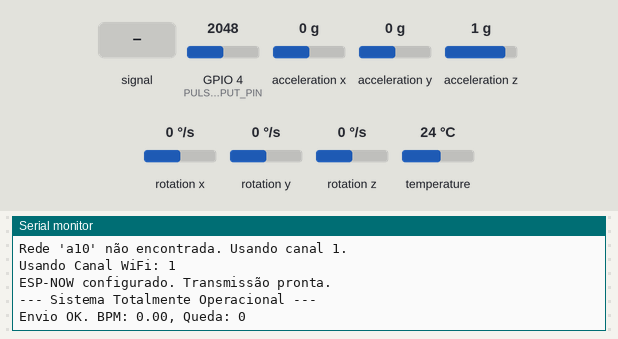
Bench run of a program on a simulated ESP32-C3. On the bench: the last lines printed to the serial monitor. Inputs (shaded band) come from the test bench; at power-on: acceleration z 1 g, GPIO 4 (PULSE_INPUT_PIN) = 2048, acceleration x 0 g, acceleration y 0 g, rotation x 0 °/s, rotation y 0 °/s, rotation z 0 °/s, temperature 24 °C. A WiFi scan finds three made-up networks.

Above: at 5.2 s.
5.3 s: acceleration z set to 0 g
At 6.7 s:
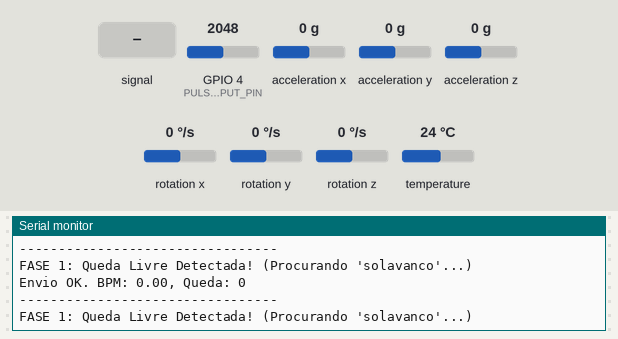
6.8 s: GPIO 4 (PULSE_INPUT_PIN) fed a 2 Hz sine of ±1228 counts around its level
At 8.26 s:
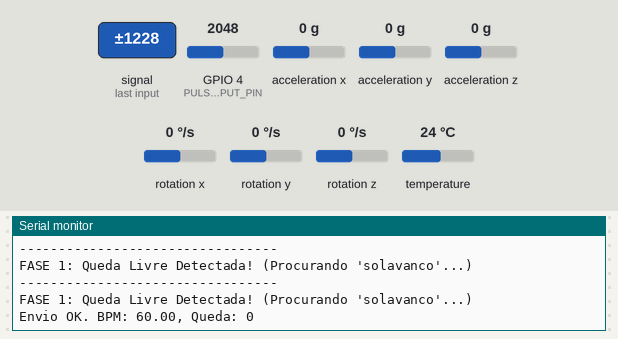
8.3 s: GPIO 4 (PULSE_INPUT_PIN) set to 2420
At 9.0 s:
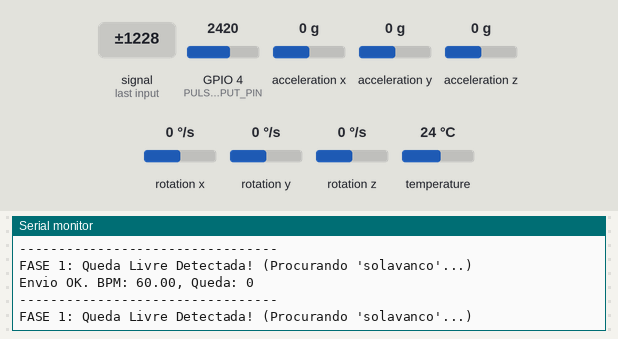
9.8 s: GPIO 4 (PULSE_INPUT_PIN) fed a 50 Hz sine of ±1228 counts around its level
11.3 s: GPIO 4 (PULSE_INPUT_PIN) set to 2340
At 13.3 s:
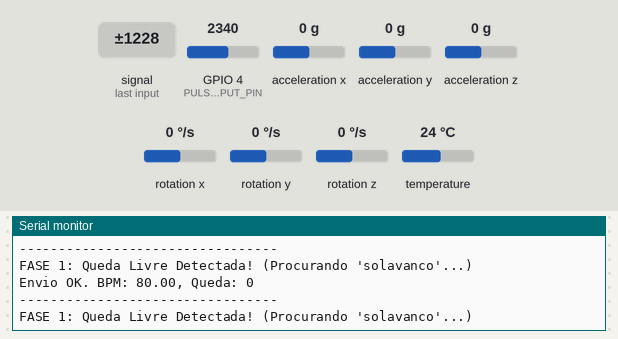
Timing chart, 0 to 13.8 s (numbered marks = the images above; inputs shaded):
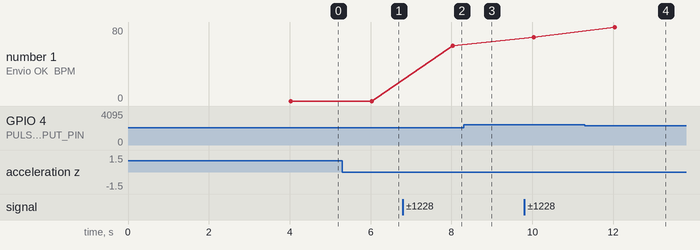

Measured:
- after the input at 5.3 s, the serial monitor: prints a new line at once (image 1)
- after the input at 6.8 s, the serial monitor: prints a new line after 1.2 s (image 2)
- after the input at 11.3 s, the serial monitor: prints a new line after 0.74 s (image 4)
- plotted number 1: 0 → 60 after the input at 6.8 s, 69 → 80 after the input at 11.3 s

The program:

main.cpp
```cpp
#include <Arduino.h>
#include <Wire.h>
#include <Adafruit_MPU6050.h>
#include "FallDetector.h"
#include "PulseSensor.h"

#include <esp_now.h>
#include <esp_wifi.h>
#include <WiFi.h>

constexpr char WIFI_SSID[] = "a10";
uint8_t broadcastAddress[] = {0xF4, 0x65, 0x0B, 0x46, 0x41, 0x30};

typedef struct struct_message {
  int id;
  float temp;
  int hum;
  unsigned int readingId;
} struct_message;

// Cria os objetos
struct_message myData;
esp_now_peer_info_t peerInfo;
unsigned int readingId = 0;

//  OBJETOS GLOBAIS DO PROJETO
#define I2C_SDA_PIN 8
#define I2C_SCL_PIN 9
Adafruit_MPU6050 mpu;
FallDetector detector(mpu);

// Variáveis de Estado
int lastKnownBPM = 0;
int lastFallStatus = 0;
unsigned long lastSendTime = 0;
const long sendInterval = 2000;

// FUNÇÕES DE CALLBACK
void OnDataSent(const uint8_t *mac_addr, esp_now_send_status_t status) {
  // Reduz o spam. Só imprime se falhar.
  if (status != ESP_NOW_SEND_SUCCESS) {
    Serial.println("Falha no Envio do Pacote");
  }
}

int32_t getWiFiChannel(const char *ssid) {
  if (int32_t n = WiFi.scanNetworks()) {
      for (uint8_t i=0; i<n; i++) {
          if (!strcmp(ssid, WiFi.SSID(i).c_str())) {
              return WiFi.channel(i);
          }
      }
  }
  return 0;
}

//SETUP
void setup() {
  Serial.begin(115200);
  delay(2000);
  Serial.println(" Inicializando Pulseira (v25 - 0 e 1) -");

  Wire.begin(I2C_SDA_PIN, I2C_SCL_PIN);
  Serial.println("Conectando ao MPU6050...");
  while (!mpu.begin()) {
    Serial.println("ERRO: MPU6050 não encontrado!");
    delay(2000);
  }
  Serial.println("MPU6050 conectado.");
  mpu.setAccelerometerRange(MPU6050_RANGE_8_G);
  mpu.setFilterBandwidth(MPU6050_BAND_21_HZ);
  Serial.println("Detector de queda pronto.");

  // Inicializa o PulseSensor
  setupPulseSensor(); // (Isso chama o nosso código v24 "Divide por 2")
  Serial.println("PulseSensor pronto.");

  //  Inicializa o ESP-NOW
  Serial.println("Configurando ESP-NOW...");
  WiFi.mode(WIFI_STA);
  int32_t channel = getWiFiChannel(WIFI_SSID);
  if (channel == 0) {
    Serial.println("Rede 'a10' não encontrada. Usando canal 1.");
    channel = 1;
  }
  Serial.print("Usando Canal WiFi: ");
  Serial.println(channel);

  esp_wifi_set_promiscuous(true);
  esp_wifi_set_channel(channel, WIFI_SECOND_CHAN_NONE);
  esp_wifi_set_promiscuous(false);

  if (esp_now_init() != ESP_OK) {
    Serial.println("Erro ao inicializar ESP-NOW");
    return;
  }
  esp_now_register_send_cb(OnDataSent);
  memcpy(peerInfo.peer_addr, broadcastAddress, 6);
  peerInfo.channel = channel;
  peerInfo.encrypt = false;

  if (esp_now_add_peer(&peerInfo) != ESP_OK){
    Serial.println("Falha ao adicionar peer");
    return;
  }
  Serial.println("ESP-NOW configurado. Transmissão pronta.");
  Serial.println("--- Sistema Totalmente Operacional ---");
}

void loop() {

  detector.update();

  // Pega o status (AGORA SÓ 0 ou 1)
  lastFallStatus = detector.getFallStatus();

  if (isHeartbeatAvailable()) {
    lastKnownBPM = getLatestBPM();
  }

  unsigned long agora = millis();

  // Envia a cada 2 segundos OU se o status for 1 (QUEDA CONFIRMADA)
  if (lastFallStatus == 1 || (agora - lastSendTime > sendInterval)) {

    // Preenche a estrutura
    myData.id = 1;
    myData.temp = (float)lastKnownBPM;
    myData.hum = lastFallStatus;
    myData.readingId = readingId++;

    esp_err_t result = esp_now_send(broadcastAddress, (uint8_t *) &myData, sizeof(myData));

    // IMPRESSÃO NO SERIAL (REDUZIDA)
    if (result == ESP_OK) {
      Serial.print("Envio OK. ");
      Serial.print("BPM: ");
      Serial.print(myData.temp);
      Serial.print(", Queda: ");
      Serial.println(myData.hum);

      if (lastFallStatus == 1) {
        Serial.println("Alerta de Queda (1) enviado! Resetando detector...");
        detector.reset();
        lastFallStatus = 0; // Reseta o status local
      }
    }
    else {
      Serial.println("Erro ao enviar dados.");
    }

    lastSendTime = agora;
  }

  delay(10);
}
```

FallDetector.h
```cpp
#ifndef FALLDETECTOR_H
#define FALLDETECTOR_H
#include <Arduino.h>
#include <Adafruit_MPU6050.h>

#define FREEFALL_THRESHOLD_LOW 0.25
#define IMPACT_THRESHOLD_HIGH 3.5
#define IMPACT_TIME_WINDOW 1000
#define IMMOBILITY_THRESHOLD 0.2
#define IMMOBILITY_TIME 5000

// Nossos 3 estados de lógica
enum FallState {
  STATE_NORMAL,
  STATE_FREEFALL_DETECTED,
  STATE_IMPACT_DETECTED,
  STATE_FALL_CONFIRMED
};

class FallDetector {
public:
  FallDetector(Adafruit_MPU6050 &mpu_sensor);
  void update();

  /**
   * @brief Retorna o estado de queda atual.
   * 0 = Normal
   * 1 = Queda Confirmada
   */
  int getFallStatus();

  void reset();
private:
  Adafruit_MPU6050 &mpu;
  FallState currentState;
  unsigned long freefallTimestamp;
  unsigned long impactTimestamp;
  float lastAccelX, lastAccelY, lastAccelZ;
};
#endif // FALLDETECTOR_H
```

PulseSensor.h
```cpp
#ifndef PULSESENSOR_H
#define PULSESENSOR_H
#include <Arduino.h>
void setupPulseSensor();
bool isHeartbeatAvailable();
int getLatestBPM();
#endif 
```

FallDetector.cpp
```cpp
#include "FallDetector.h"
#include <cmath>

FallDetector::FallDetector(Adafruit_MPU6050 &mpu_sensor) : mpu(mpu_sensor) {
  currentState = STATE_NORMAL;
  freefallTimestamp = 0;
  // A variável 'impactTimestamp' não é mais necessária
}
void FallDetector::reset() {
  currentState = STATE_NORMAL;
  Serial.println("Detector resetado. Estado: STATE_NORMAL");
}

/**
 * @brief Implementação da nova função de status
 */
int FallDetector::getFallStatus() {
  if (currentState == STATE_FALL_CONFIRMED) {
    return 1; // 1 = Queda Confirmada
  } else {
    return 0; // 0 = Normal
  }
}

void FallDetector::update() {
  // Se a queda foi confirmada, trava aqui.
  if (currentState == STATE_FALL_CONFIRMED) return;

  sensors_event_t a, g, temp;
  mpu.getEvent(&a, &g, &temp);
  float x = a.acceleration.x; float y = a.acceleration.y; float z = a.acceleration.z;
  float totalAccel_ms2 = sqrt(pow(x, 2) + pow(y, 2) + pow(z, 2));
  float totalAccel_g = totalAccel_ms2 / 9.81;

  switch (currentState) {
    case STATE_NORMAL:
      if (totalAccel_g < FREEFALL_THRESHOLD_LOW) {
        Serial.println("---------------------------------");
        Serial.println("FASE 1: Queda Livre Detectada! (Procurando 'solavanco'...)");
        currentState = STATE_FREEFALL_DETECTED;
        freefallTimestamp = millis();
      }
      break;

    // <<< ESTA É A NOVA LÓGICA DE 2 ESTÁGIOS >>>
    case STATE_FREEFALL_DETECTED:
      // 1. O 'solavanco' (Impacto) aconteceu?
      if (totalAccel_g > IMPACT_THRESHOLD_HIGH) {

        Serial.println("FASE 2: Impacto ('solavanco') Detectado!");
        Serial.println("!!! ALERTA DE QUEDA CONFIRMADA !!! (Enviando '1')");

        // Pula direto para "Confirmado" (sem checar imobilidade)
        currentState = STATE_FALL_CONFIRMED;
      }

      // 2. O 'solavanco' não aconteceu a tempo? (Alarme Falso)
      if (millis() - freefallTimestamp > IMPACT_TIME_WINDOW) {
        currentState = STATE_NORMAL; // Volta ao normal
      }
      break;

    // A FASE 3 (IMPACT_DETECTED) FOI REMOVIDA
    case STATE_IMPACT_DETECTED:
      // Esta fase não é mais usada, reseta por segurança
      currentState = STATE_NORMAL;
      break;

    case STATE_FALL_CONFIRMED:
      // Trava aqui até o main() resetar
      break;
  }
}
```

PulseSensor.cpp
```cpp
#include "PulseSensor.h"
#include <Arduino.h>

#define PULSE_INPUT_PIN 4
//  Filtros Fisiológicos
#define REAL_BPM_MIN 45     // IBI 1333ms
#define REAL_BPM_MAX 90     // IBI 667ms
#define DOUBLE_BPM_MAX 180  // IBI 333ms (O "eco" de 114-146 está aqui)

// O Limiar Estático (CALIBRADO COM SEUS DADOS)
#define STATIC_THRESHOLD 2380  // (Ruído ~2360, Pico ~2430)

//  Variáveis do Timer de Hardware
hw_timer_t *timer = NULL;

//  Variáveis de Detecção de Batimento
volatile int Signal;
volatile int IBI = 600;
volatile bool Pulse = false;
volatile bool newBeatAvailable = false;
volatile int BPM = 0;
volatile unsigned long lastBeatTime = 0; // Tempo do último batimento VÁLIDO
volatile unsigned long sampleCounter = 0; // Tempo total (em ms)

// --- Variáveis da Média Móvel (20 medidas) ---
#define BPM_HISTORY_SIZE 20 // <<< SEU PEDIDO DE 20 MEDIDAS
volatile int bpmHistory[BPM_HISTORY_SIZE];
volatile int bpmHistoryIndex = 0;
volatile int validHistoryEntries = 0;


/**
 * @brief Esta é a Rotina de Serviço de Interrupção (ISR)
 * Ela é chamada automaticamente pelo timer do ESP32 a cada 5ms (200Hz).
 */
void IRAM_ATTR onTimer() {
  Signal = analogRead(PULSE_INPUT_PIN);
  sampleCounter += 5; // Amostragem de 5ms (200Hz)

  unsigned long timeSinceLastBeat = sampleCounter - lastBeatTime;

  // Lógica de Detecção de Batimento (Simples)

  // Se o sinal subiu acima do nosso limiar (2380) E não estávamos em um pulso
  if (Signal > STATIC_THRESHOLD && Pulse == false) {

    // Filtro de "Janela de Tempo"
    // O "período cego" é o mais rápido que um humano pode ir (180 BPM)
    if (timeSinceLastBeat > 333) { // (IBI para 180 BPM)

      Pulse = true;
      IBI = timeSinceLastBeat;
      lastBeatTime = sampleCounter;

      int instantaneousBPM = 60000 / IBI;
      int finalBPM = 0;

      //  A "LÓGICA 114 = 57"

      // Caso 1: O batimento é muito rápido (90-180 BPM)?
      if (instantaneousBPM > REAL_BPM_MAX && instantaneousBPM < DOUBLE_BPM_MAX) {
        // É uma "Contagem Dupla" (ex: 114). Divida por 2.
        finalBPM = instantaneousBPM / 2;
      }
      // Caso 2: O batimento está na faixa real (45-90 BPM)?
      else if (instantaneousBPM >= REAL_BPM_MIN && instantaneousBPM <= REAL_BPM_MAX) {
        // É um batimento real (ex: 75). Use-o.
        finalBPM = instantaneousBPM;
      }
      // Caso 3: É ruído (<45 ou >180).
      // 'finalBPM' continua 0 e será ignorado.

      // Média Móvel
      // Só adiciona ao histórico se for um batimento válido
      if (finalBPM > 0) {
        bpmHistory[bpmHistoryIndex] = finalBPM;
        bpmHistoryIndex = (bpmHistoryIndex + 1) % BPM_HISTORY_SIZE;

        if (validHistoryEntries < BPM_HISTORY_SIZE) {
            validHistoryEntries++;
        }

        int totalBPM = 0;
        for (int i = 0; i < validHistoryEntries; i++) {
          totalBPM += bpmHistory[i];
        }
        BPM = totalBPM / validHistoryEntries;
        newBeatAvailable = true;
      }
    }
  }

  // Lógica de Fim de Batimento
  if (Signal < STATIC_THRESHOLD && Pulse == true) {
    Pulse = false; // O pulso acabou, estamos prontos para o próximo
  }

  //  Lógica de Timeout (Sem Dedo)
  if (timeSinceLastBeat > 2000) { // Se 2s se passaram

    // Zera o histórico
    for (int i = 0; i < BPM_HISTORY_SIZE; i++) { bpmHistory[i] = 0; }
    bpmHistoryIndex = 0; validHistoryEntries = 0;

    if (BPM != 0) {
      BPM = 0;
      newBeatAvailable = true;
    }
  }
}

/**
 * @brief Implementação da função setupPulseSensor()
 */
void setupPulseSensor() {
  Serial.println("Configurando o PulseSensor (v24 - Lógica 'Divide por 2')...");
  pinMode(PULSE_INPUT_PIN, INPUT);

  // Inicializa o histórico
  for (int i = 0; i < BPM_HISTORY_SIZE; i++) {
      bpmHistory[i] = 0;
  }
  bpmHistoryIndex = 0;
  validHistoryEntries = 0;

  // Configuração do Timer de Hardware (Timer 0)
  timer = timerBegin(0, 80, true);
  timerAttachInterrupt(timer, &onTimer, true);
  timerAlarmWrite(timer, 5000, true);
  timerAlarmEnable(timer);

  Serial.println("PulseSensor rodando em segundo plano.");
}

/**
 * @brief Implementação da função isHeartbeatAvailable()
 */
bool isHeartbeatAvailable() {
  if (newBeatAvailable) {
    newBeatAvailable = false;
    return true;
  }
  return false;
}

/**
 * @brief Implementação da função getLatestBPM()
 */
int getLatestBPM() {
  return BPM;
}
```
